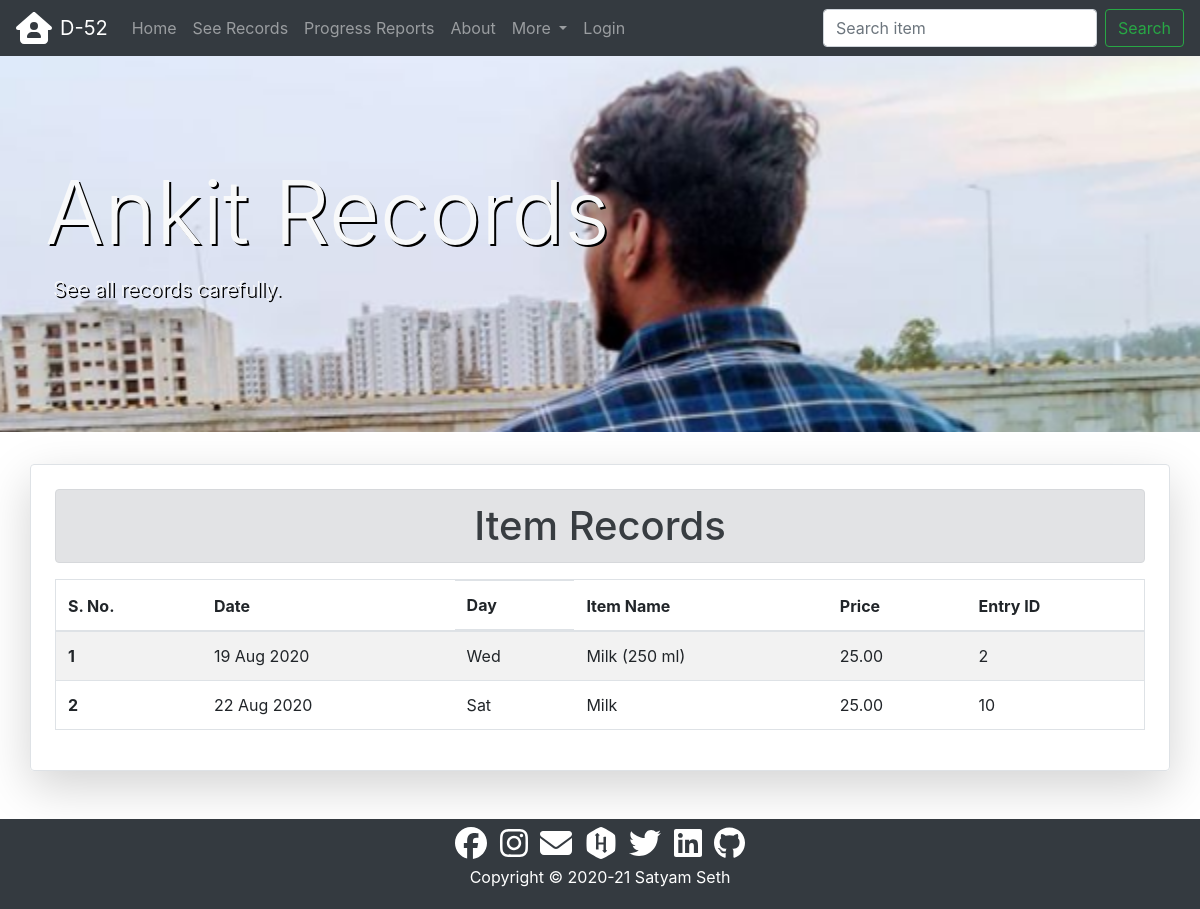
Before: /data/detailed/ankit/ with the older database file.
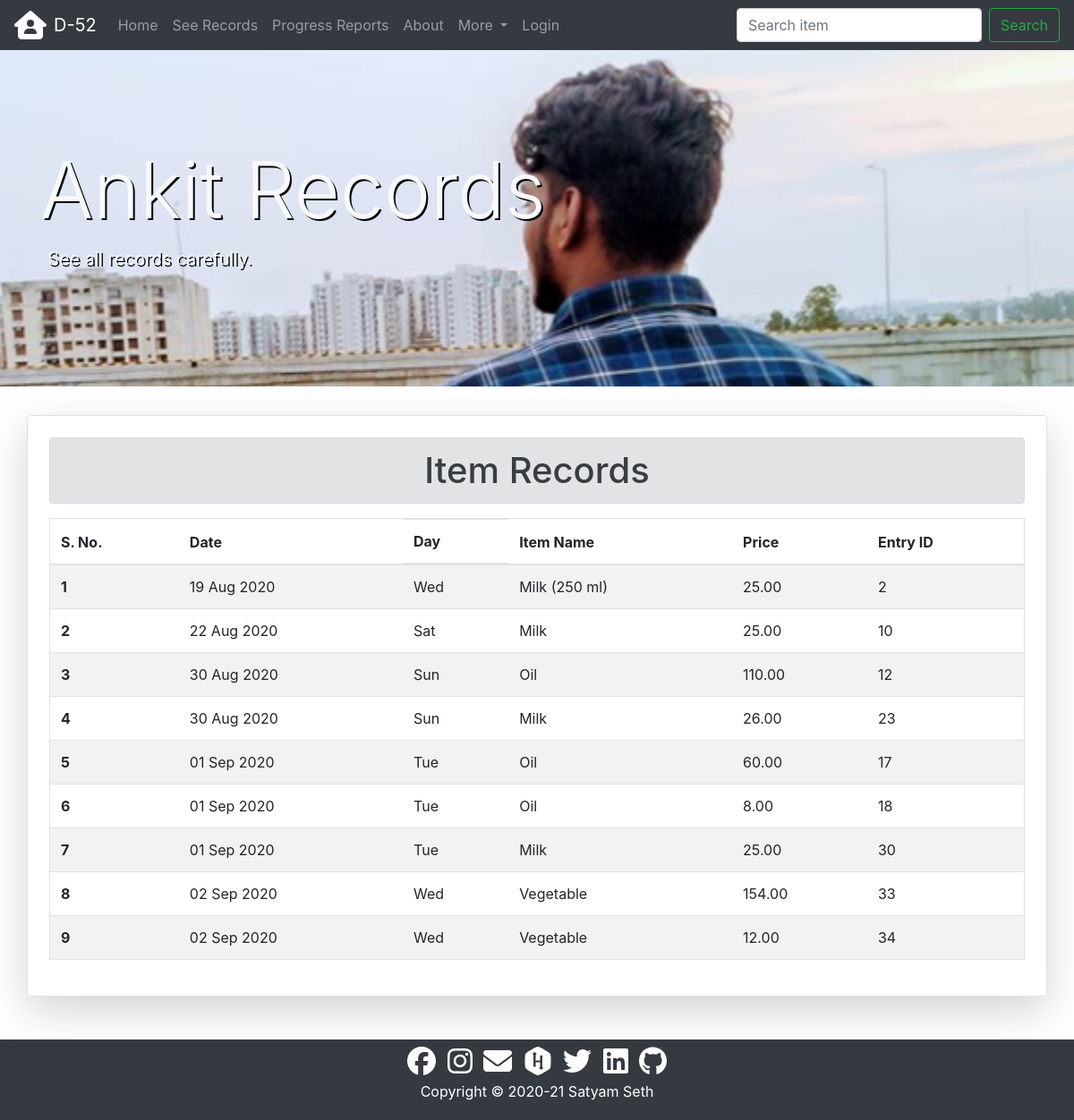
After: the same page with the newer database file.
### data/models.py (models this page shows, shortened)
class Record(models.Model):
    date=models.DateField()
    datetime=models.DateTimeField()
    name=models.CharField(max_length=20)
    item=models.CharField(max_length=50)
    price=models.DecimalField(decimal_places=2,max_digits=7)
    added_by=models.CharField(max_length=50)

### data/views.py (the view)
# urls.py: path('detailed/<str:var>/',views.detailed_view,name='detailed'),
def detailed_view(request,var):
    if var=='satyam':
        data=Record.objects.filter(name='Satyam Seth').order_by('date')
    elif var=='ankit':
        data=Record.objects.filter(name='Ankit Kumar Gupta').order_by('date')
    elif var=='ganga':
        data=Record.objects.filter(name='Ganga Sagar Bharti').order_by('date')
    elif var=='prashant':
        data=Record.objects.filter(name='Prashant Kumar Yadav').order_by('date')
    else:
        data=Water.objects.all().order_by('date')
    return render(request,'data/detailed.html',{'records':data,'var':var})

### data/templates/data/detailed.html (shortened to what this page needs)
{% extends 'core/base.html' %}
{% load static %}
{% block css %}
<link rel="stylesheet" href="{% static 'data/css/style.css' %}">
{% endblock %}
{% block content %}
<div class="jumbotron jumbotron-fluid {{var}} mt-5">
  <div class="container py-5 text-light">
    <div>
      <h1 class="display-2">{{var|title}} Records</h1>
    </div>
    <div class="lead">
      <p class="pl-2">See all records carefully.</p>
    </div>
  </div>
</div>
{% if var == 'water' %}
<div class="container shadow-lg p-4 mb-5 rounded border">
  <h1 class="text-center alert alert-secondary">Water Records</h1>
  {% if records %}
  <div class="table-responsive">
    <table class="table table-hover table-striped border">
      <thead>
        <tr>
          <th scope="col">S. No.</th>
          <th scope="col">Date</th>
          <th scope="col" class="d-none d-sm-block">Day</th>
          <th scope="col">Quantity</th>
          <th scope="col">Entry ID</th>
        </tr>
      </thead>
      <tbody>
        {% for record in records %}
        <tr>
          <th scope="row">{{forloop.counter}}</th>
          <td>{{record.date|date:"d M Y"}}</td>
          <td class="d-none d-sm-block">{{record.date|date:"D"}}</td>
          <td>{{record.quantity}}</td>
          <td>{{record.id}}</td>
        </tr>
        {% endfor %}
      </tbody>
    </table>
  </div>
  {% else %}
  <h4 class="text-center alert alert-warning">No Records Found</h4>
  {% endif %}
</div>
{% else %}
<div class="container shadow-lg p-4 mb-5 rounded border">
  <h1 class="text-center alert alert-secondary">Item Records</h1>
  {% if records %}
  <div class="table-responsive">
    <table class="table table-hover table-striped border">
      <thead>
        <tr>
          <th scope="col">S. No.</th>
          <th scope="col">Date</th>
          <th scope="col" class="d-none d-sm-block">Day</th>
          <th scope="col">Item Name</th>
          <th scope="col">Price</th>
          <th scope="col">Entry ID</th>
        </tr>
      </thead>
      <tbody>
        {% for record in records %}
        <tr>
          <th scope="row">{{forloop.counter}}</th>
          <td>{{record.date|date:"d M Y"}}</td>
          <td class="d-none d-sm-block">{{record.date|date:"D"}}</td>
          <td>{{record.item|capfirst}}</td>
          <td>{{record.price}}</td>
          <td>{{record.id}}</td>
        </tr>
        {% endfor %}
      </tbody>
    </table>
  </div>
  {% else %}
  <h4 class="text-center alert alert-warning">No Records Found</h4>
  {% endif %}
</div>
{% endif %}
{% endblock content %}

Changed rows visible on the page:
added Record: date "30 Aug 2020", date "Sun", item "Oil", price "110.00", id "12"
added Record: date "30 Aug 2020", date "Sun", item "Milk", price "26.00", id "23"
added Record: date "01 Sep 2020", date "Tue", item "Oil", price "60.00", id "17"
added Record: date "01 Sep 2020", date "Tue", item "Oil", price "8.00", id "18"
added Record: date "01 Sep 2020", date "Tue", item "Milk", price "25.00", id "30"
added Record: date "02 Sep 2020", date "Wed", item "Vegetable", price "154.00", id "33"
added Record: date "02 Sep 2020", date "Wed", item "Vegetable", price "12.00", id "34"
